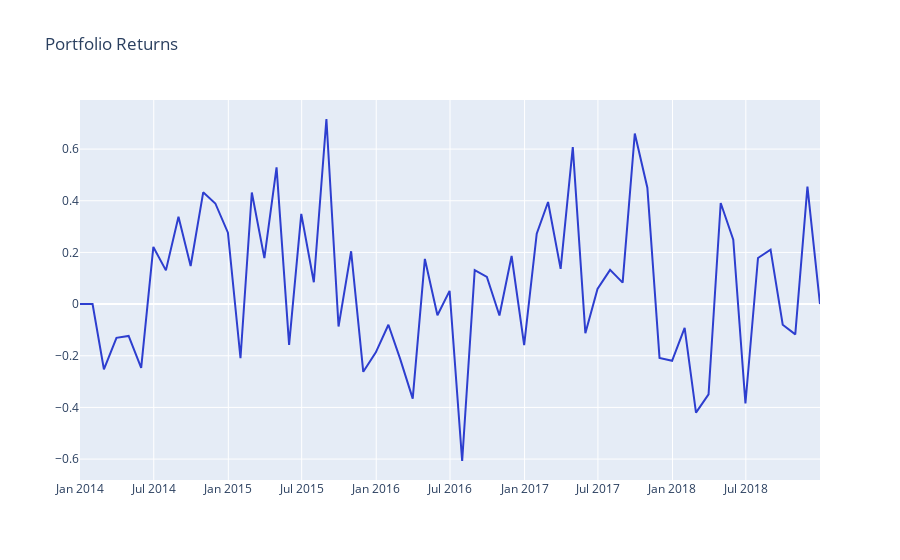

Notebook source saved alongside this figure:
### Code cell
expected_portfolio_returns = portfolio_returns(df_long, df_short,lookahead_returns,5)
plot_returns(expected_portfolio_returns.T.sum(), 'Portfolio Returns')
